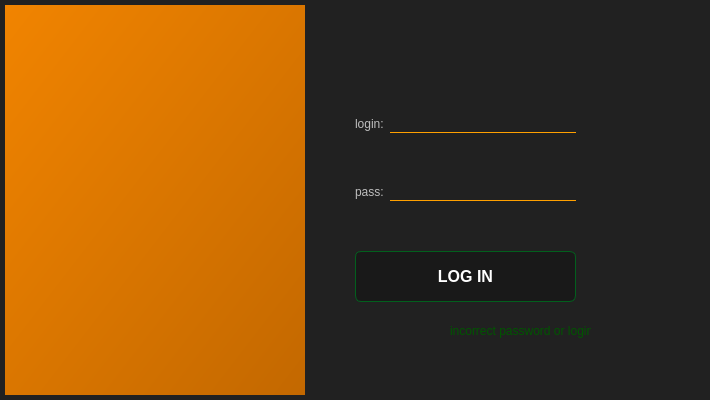
<?xml version="1.0" encoding="UTF-8"?>
<ui version="4.0">
 <class>MainWindow</class>
 <widget class="QMainWindow" name="MainWindow">
  <property name="windowModality">
   <enum>Qt::NonModal</enum>
  </property>
  <property name="geometry">
   <rect>
    <x>0</x>
    <y>0</y>
    <width>710</width>
    <height>400</height>
   </rect>
  </property>
  <property name="sizePolicy">
   <sizepolicy hsizetype="Fixed" vsizetype="Fixed">
    <horstretch>0</horstretch>
    <verstretch>0</verstretch>
   </sizepolicy>
  </property>
  <property name="minimumSize">
   <size>
    <width>710</width>
    <height>400</height>
   </size>
  </property>
  <property name="maximumSize">
   <size>
    <width>710</width>
    <height>400</height>
   </size>
  </property>
  <property name="contextMenuPolicy">
   <enum>Qt::NoContextMenu</enum>
  </property>
  <property name="windowTitle">
   <string>Loader</string>
  </property>
  <property name="iconSize">
   <size>
    <width>1</width>
    <height>1</height>
   </size>
  </property>
  <property name="toolButtonStyle">
   <enum>Qt::ToolButtonFollowStyle</enum>
  </property>
  <property name="tabShape">
   <enum>QTabWidget::Triangular</enum>
  </property>
  <widget class="QWidget" name="centralwidget">
   <property name="sizePolicy">
    <sizepolicy hsizetype="Fixed" vsizetype="Fixed">
     <horstretch>0</horstretch>
     <verstretch>0</verstretch>
    </sizepolicy>
   </property>
   <property name="minimumSize">
    <size>
     <width>710</width>
     <height>400</height>
    </size>
   </property>
   <property name="maximumSize">
    <size>
     <width>710</width>
     <height>400</height>
    </size>
   </property>
   <property name="cursor">
    <cursorShape>CrossCursor</cursorShape>
   </property>
   <property name="mouseTracking">
    <bool>false</bool>
   </property>
   <property name="styleSheet">
    <string notr="true">background-color: rgb(33, 33, 33);</string>
   </property>
   <widget class="QGroupBox" name="groupBox">
    <property name="geometry">
     <rect>
      <x>5</x>
      <y>5</y>
      <width>300</width>
      <height>390</height>
     </rect>
    </property>
    <property name="sizePolicy">
     <sizepolicy hsizetype="Fixed" vsizetype="Fixed">
      <horstretch>0</horstretch>
      <verstretch>0</verstretch>
     </sizepolicy>
    </property>
    <property name="minimumSize">
     <size>
      <width>300</width>
      <height>390</height>
     </size>
    </property>
    <property name="maximumSize">
     <size>
      <width>300</width>
      <height>390</height>
     </size>
    </property>
    <property name="contextMenuPolicy">
     <enum>Qt::NoContextMenu</enum>
    </property>
    <property name="styleSheet">
     <string notr="true">
border-width: 0 px;
border-style: none;
background-color: qlineargradient(spread:pad, x1:0, y1:0, x2:1, y2:1, stop:0 rgba(241, 132, 0, 255), stop:1 rgba(195, 104, 0, 255));</string>
    </property>
    <property name="title">
     <string/>
    </property>
   </widget>
   <widget class="QWidget" name="layoutWidget">
    <property name="geometry">
     <rect>
      <x>350</x>
      <y>100</y>
      <width>231</width>
      <height>221</height>
     </rect>
    </property>
    <layout class="QFormLayout" name="formLayout">
     <property name="verticalSpacing">
      <number>50</number>
     </property>
     <property name="leftMargin">
      <number>5</number>
     </property>
     <property name="topMargin">
      <number>15</number>
     </property>
     <property name="rightMargin">
      <number>5</number>
     </property>
     <property name="bottomMargin">
      <number>15</number>
     </property>
     <item row="0" column="0">
      <widget class="QLabel" name="label">
       <property name="font">
        <font>
         <pointsize>9</pointsize>
        </font>
       </property>
       <property name="styleSheet">
        <string notr="true">color: rgb(190, 190, 190);</string>
       </property>
       <property name="text">
        <string>login:</string>
       </property>
      </widget>
     </item>
     <item row="0" column="1">
      <widget class="QLineEdit" name="login_form">
       <property name="font">
        <font>
         <pointsize>10</pointsize>
        </font>
       </property>
       <property name="styleSheet">
        <string notr="true">color: rgb(215, 215, 215);
border-bottom-color: rgb(255, 160, 0);
border-style: outset;
border-width: 1px;
 border-color: rgb(255,160,0);
border-top-width: 0px;
border-left-width: 0px; 
border-right-width: 0px;</string>
       </property>
      </widget>
     </item>
     <item row="1" column="0">
      <widget class="QLabel" name="label_2">
       <property name="font">
        <font>
         <pointsize>9</pointsize>
        </font>
       </property>
       <property name="styleSheet">
        <string notr="true">color: rgb(190, 190, 190);</string>
       </property>
       <property name="text">
        <string>pass:</string>
       </property>
      </widget>
     </item>
     <item row="1" column="1">
      <widget class="QLineEdit" name="pass_form">
       <property name="font">
        <font>
         <pointsize>10</pointsize>
        </font>
       </property>
       <property name="styleSheet">
        <string notr="true">color: rgb(215, 215, 215);
border-bottom-color: rgb(255, 160, 0);
border-style: outset;
border-width: 1px;
 border-color: rgb(255,160,0);
border-top-width: 0px;
border-left-width: 0px; 
border-right-width: 0px;</string>
       </property>
       <property name="echoMode">
        <enum>QLineEdit::Password</enum>
       </property>
      </widget>
     </item>
     <item row="2" column="0" colspan="2">
      <widget class="QPushButton" name="pushButton">
       <property name="font">
        <font>
         <pointsize>12</pointsize>
         <weight>75</weight>
         <bold>true</bold>
         <stylestrategy>PreferAntialias</stylestrategy>
        </font>
       </property>
       <property name="styleSheet">
        <string notr="true">background-color: rgb(25,25,25);
border-style: solid;
border-width: 1px;
border-radius: 6px;
border-color:#02601D;
padding: 15px;
color: rgb(255, 255, 255);</string>
       </property>
       <property name="text">
        <string>LOG IN</string>
       </property>
      </widget>
     </item>
    </layout>
   </widget>
   <widget class="QLabel" name="log_info">
    <property name="geometry">
     <rect>
      <x>450</x>
      <y>320</y>
      <width>141</width>
      <height>21</height>
     </rect>
    </property>
    <property name="styleSheet">
     <string notr="true">color: rgb(0, 85, 0);</string>
    </property>
    <property name="text">
     <string>incorrect password or login</string>
    </property>
   </widget>
  </widget>
 </widget>
 <resources/>
 <connections/>
</ui>
